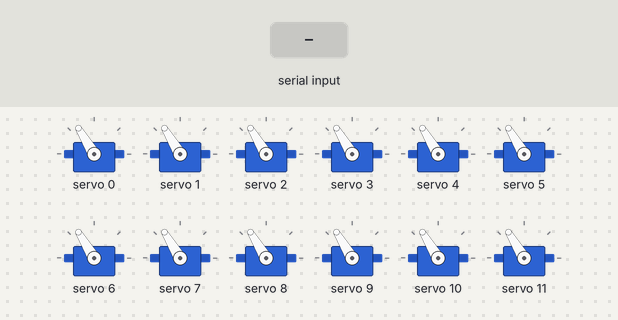
Bench run of a sketch on a simulated Arduino Uno, built with avr-gcc and run on an emulated ATmega328P. Parts: 12 × servo. The inputs (shaded band) are chosen by the test bench.

Above: at 1.2 s.
1.3 s: "a" received over Serial
At 2.4 s:
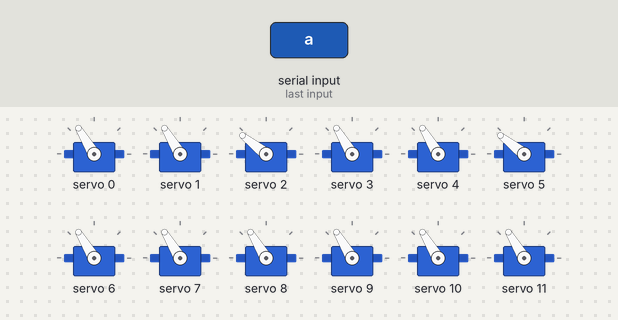
4.3 s: "r" received over Serial
At 7.7 s:
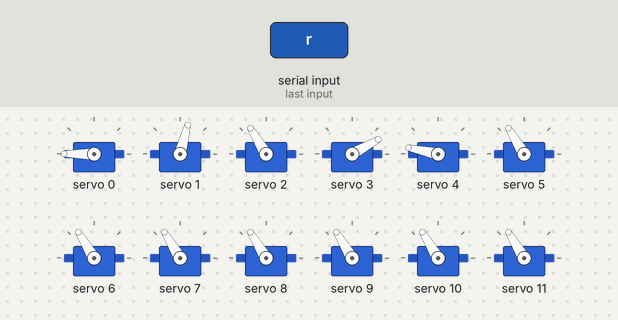
10.3 s: "t" received over Serial
At 12.7 s:
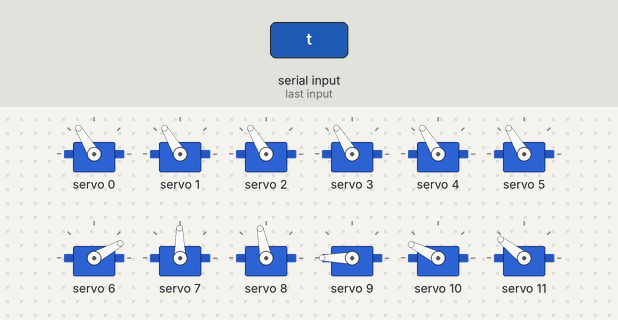
13.3 s: "a" received over Serial
At 16.2 s:
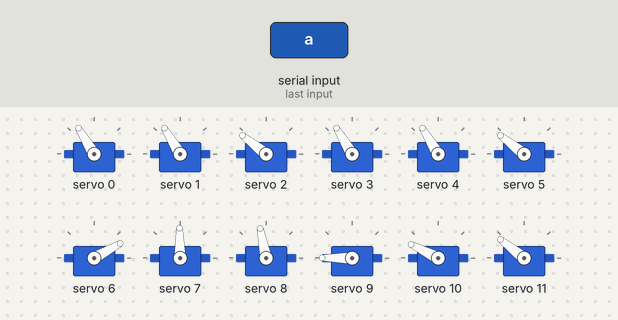
16.3 s: "r" received over Serial
At 19.1 s:
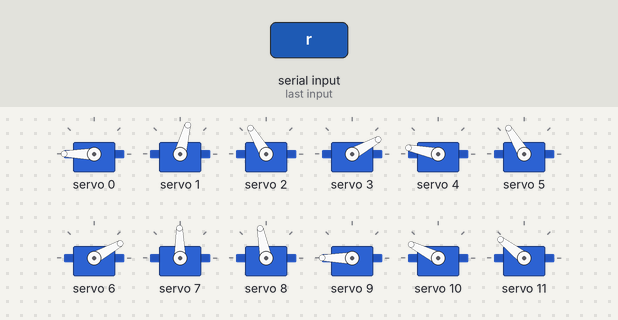
19.3 s: "b" received over Serial
At 20.14 s:
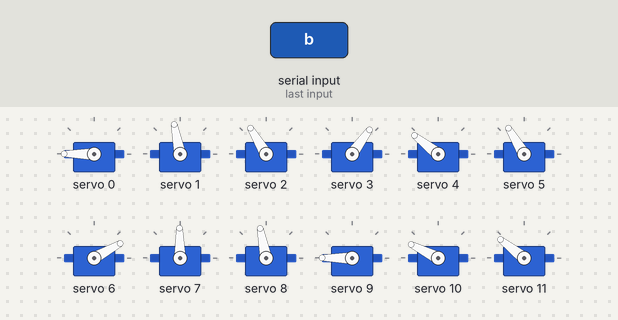
Timing chart, 0 to 23.3 s (numbered marks = the images above; inputs shaded):
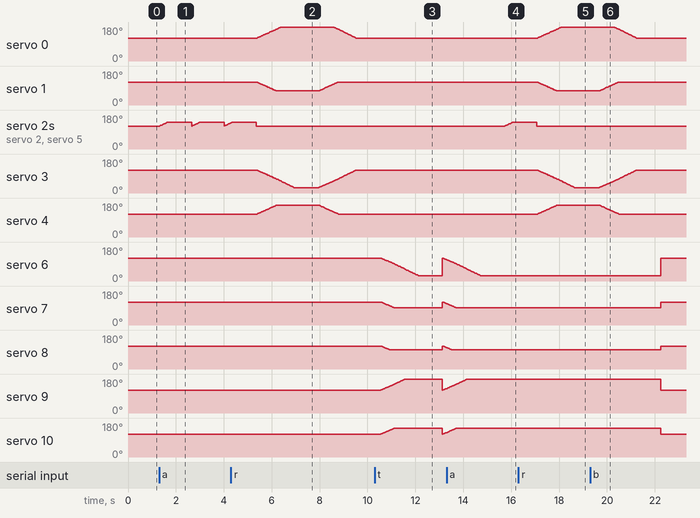

Measured:
- after the input at 1.3 s, servo 2, servo 5: 121° → 122° at once, then repeats every 1.4 s: 125° 0.03 s, 127° 0.03 s, 129° 0.03 s, 131° 0.03 s, 133° 0.03 s, 135° 0.03 s, 137° 0.03 s, 139° 0.03 s, 141° 0.02 s, 142° 1.0 s, 121° 0.02 s, 122° 0.03 s
- after the input at 4.3 s, servo 0: rises from 121° to 180° in 1.0 s, then falls to 121° in 3.1 s; servo 2, servo 5: goes on until 5.4 s, then stays 121°; servo 4: rises from 121° to 168° in 0.80 s, then falls to 121° in 2.6 s
- after the input at 10.3 s, servo 0, servo 4: stays 121° (without the input it goes to 122° after 0.25 s); servo 1, servo 3: stops changing and stays 121°
- after the input at 13.3 s, servo 2, servo 5: moves from 121° to 142° over 0.32 s, starting after 2.4 s; servo 6: goes on until 14.7 s, then stays 29°; servo 7: goes on until 13.7 s, then stays 91°; servo 8: goes on until 13.5 s, then stays 101°; servo 9: goes on until 14.2 s, then stays 180°
- after the input at 16.3 s, servo 0: moves from 121° to 180° over 1.0 s, starting after 0.81 s; servo 1: moves from 121° to 75° over 0.80 s, starting after 0.81 s; servo 2, servo 5: goes on until 17.1 s, then stays 121°; servo 3: moves from 121° to 29° over 1.5 s, starting after 0.81 s; servo 4: moves from 121° to 168° over 0.80 s, starting after 0.81 s
- after the input at 19.3 s, servo 0, servo 3: goes on until 21.2 s, then stays 121°; servo 1, servo 4: goes on until 20.5 s, then stays 121°; servo 6: 29° → 121° after 3.0 s; servo 7: 91° → 121° after 3.0 s; servo 8: 101° → 121° after 3.0 s

The sketch:

MinihumanoideL-E624.ino
```cpp
#include <Wire.h>
#include <Adafruit_PWMServoDriver.h>

Adafruit_PWMServoDriver servos = Adafruit_PWMServoDriver(0x40);

unsigned int pos0=172; // ancho de pulso en cuentas para pocicion 0°
unsigned int pos180=565; // ancho de pulso en cuentas para la pocicion 180°
char c;
int vel=1000;
int pos = 0;
int pos1 = 0;
int pos2 = 0;

int p0 = 0;
int p1 = 0;
int p2 = 0;
int p3 = 0;
int p4 = 0;
int p5 = 0;

int p6 = 0;
int p7 = 0;
int p8 = 0;
int p9 = 0;
int p10 = 0;
int p11 = 0;
void setup() {
  servos.begin();
  Serial.begin(9600);
  servos.setPWMFreq(50); //Frecuecia PWM de 60Hz o T=16,66ms
  //abrir y adelante +
    setServo(0,90); //rodilla 1 | 0 +
    setServo(1,90); //pierna sagital 1  | 180 +
    setServo(2,90); //pierna frontal 1 | 180 +
    setServo(3,90); //hombro frontal 1 | 180 +
    setServo(4,90); //hombro sagital 1 | 180 +
    setServo(5,90); //codo 1 | 180 +

    setServo(6,90); //rodilla 2 | 180 +
    setServo(7,90); //pierna sagital 2  | 0 +
    setServo(8,90);//pierna frontal 2 | 0 +
    setServo(9,90); //hombro frontal 2 | 0 +
    setServo(10,90); //hombro sagital 2 | 0 +
    setServo(11,90); //codo 2 | 0 +
}

void setServo(uint8_t n_servo, int angulo) {
  int duty;
  duty=map(angulo,0,180,pos0, pos180);
  servos.setPWM(n_servo, 0, duty);
}

void loop() {
  if(Serial.available())
  {
    //c = Serial.parseInt();
    c= Serial.read();
    //Serial.println(c);

//    if(c!=0){
//      setServo(4,c);
//    }
  }
  if(c=='a'){
    avanzar();
  }
  if(c=='b'){
    detener();
  }
  if(c=='r'){
    recoger();
  }
  if(c=='t'){
    tomar();
  }
}
void avanzar(){
//step 1

    setServo(0,90); //pierna sagital 1  | 180 +
    setServo(1,90); //pierna sagital 1  | 180 +
    setServo(3,90); //hombro frontal 1 | 180 +
    setServo(4,90); //hombro sagital 1 | 180 +
  for (pos = 90; pos <= 110; pos += 1) {
    setServo(2,pos);
    setServo(5,pos);
    delay(15);
  }
delay(vel);


}
void detener(){
    setServo(0,90); //rodilla 1 | 0 +
    setServo(1,90); //pierna sagital 1  | 180 +
    setServo(2,90); //pierna frontal 1 | 180 +
    setServo(3,90); //hombro frontal 1 | 180 +
    setServo(4,90); //hombro sagital 1 | 180 +
    setServo(5,90); //codo 1 | 180 +

    setServo(6,90); //rodilla 2 | 180 +
    setServo(7,90); //pierna sagital 2  | 0 +
    setServo(8,90);//pierna frontal 2 | 0 +
    setServo(9,90); //hombro frontal 2 | 0 +
    setServo(10,90); //hombro sagital 2 | 0 +
    setServo(11,90); //codo 2 | 0 +
}
void recoger(){
//step 1


    setServo(2,90); //pierna sagital 1  | 180 +

    setServo(5,90); //hombro sagital 1 | 180 +
  for (pos1 = 0; pos1 <= 90; pos1 += 1) {
    p0=90+pos1;
    p3=90-pos1;
    setServo(0,p0);
    setServo(3,p3);
  if (pos1 <= 45){
    p1=90-pos1;
    p4=90+pos1;
    setServo(1,p1);
    setServo(4,p4);
  }
    delay(15);
  }
delay(vel);

//step 2


    setServo(2,90); //pierna sagital 1  | 180 +

    setServo(5,90); //hombro sagital 1 | 180 +
  for (pos1 = 0; pos1 <= 90; pos1 += 1) {

    setServo(0,p0-pos1);
    setServo(3,p3+pos1);

  if (pos1 <= 45){
    setServo(1,p1+pos1);
    setServo(4,p4-pos1);
  }
    delay(15);
  }
delay(vel);

}

void tomar(){
//step 1


  for (pos2 = 0; pos2 <= 90; pos2 += 1) {
    if (pos2 <=90){ //los servos que giran 45 grados ROTACION DE hombros
      p6=90-pos2;
      p9=90+pos2;
      setServo(6,p6);
      setServo(9,p9);
    }
    if (pos2 <= 30){ //hombrodd
      p10=90+pos2;
      p7=90-pos2;
      setServo(10,p10);
      setServo(7,p7);
    }
    if (pos2 <= 20){ //CODOS
      p11=90+pos2;
      p8=90-pos2;
      setServo(11,p11);
      setServo(8,p8);
    }
    delay(15);
  }
delay(vel);

}
```
